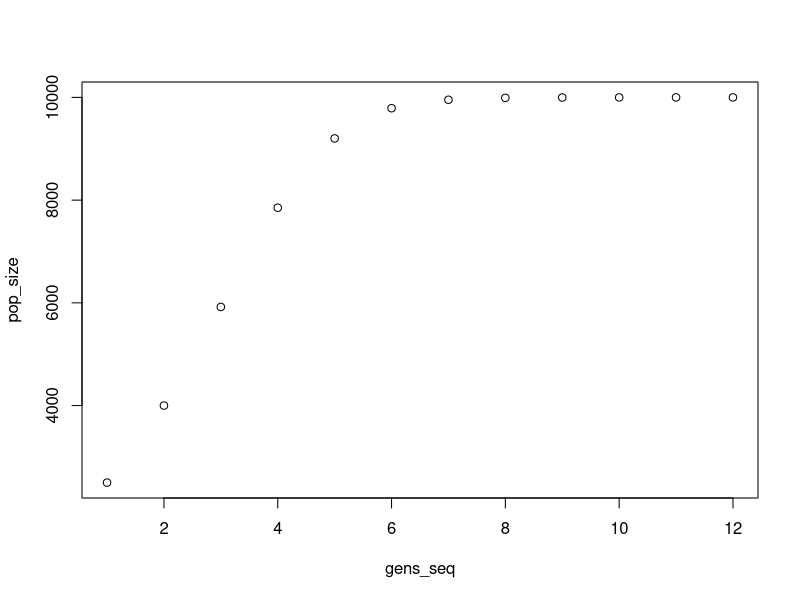
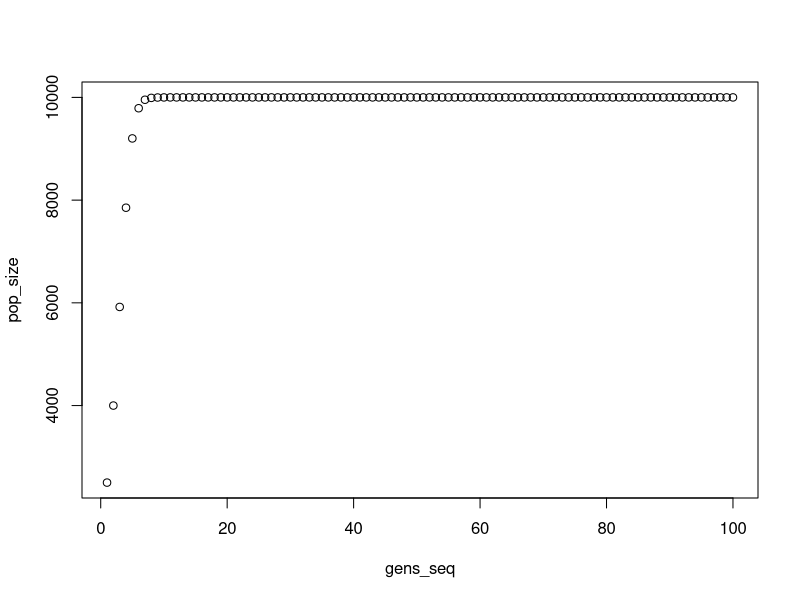

Here is the R script that generated these plots, in order:
# Script for Lab #8 (= Assignment #7)
# Claire Winfrey
# March 12, 2021

#################################################
# Lab 08: Documentation & Metadata
# Problem 3 
#################################################

# Start with the logistic growth model for loop from Lab04, create a function
# that turns returns a vector of population sizes and that plots the results:

# 1. Defining a function that returns just the vector of population sizes (i.e. no plot):
log_growth <- function(r, K, gens, init_pop){
  # r = intrinsic growth rate of population
  # K = population carrying capacity
  # gens = the total number of generations (including the initial pop size)
  # init_pop = the initial population size
  pop_size <- c(init_pop, rep(NA, (gens-1))) #pre-allocate vector to store population
  # sizes at each generation.
  for (i in 2:gens) { #for loop to get population sizes at each generation
    pop_size[i] <- pop_size[i-1] + ( r * pop_size[i-1] * (K - pop_size[i-1])/K )
  }
  return(pop_size)
}

# 2. Now, editing the function above so that it also plots the results!
log_growth_plot <- function(r, K, gens, init_pop){
  # r = intrinsic growth rate of population
  # K = population carrying capacity
  # gens = the total number of generations (including the initial pop size)
  # init_pop = the initial population size
  pop_size <- c(init_pop, rep(NA, (gens-1))) #pre-allocate vector to store population
  gens_seq <- seq(1, gens) # make a vector of values to number each generation
  # sizes at each generation.
  for (i in 2:gens) { #for loop to get population sizes at each generation
    pop_size[i] <- pop_size[i-1] + ( r * pop_size[i-1] * (K - pop_size[i-1])/K )
  } 
  pop_mat <- cbind(gens_seq, pop_size)
  plot(pop_mat) #plot results
  return(pop_mat) #return results
}

# Example where I  call both functions
r1 <- 0.8 #example intrinisic growth rate
K1 <- 10000 #example carrying capacity
gens1 <- 12 #example number of generations
gens2 <- 100 #more generatins for cooler plots
init_pop1 <- 2500 #example initial population size

# Testing the first function out:
results_1 <- log_growth(r1, K1, gens1, init_pop1)
results_1 #returns the population size over 12 generations, as expected

# Testing the second function out:
results_2 <- log_growth_plot(r1, K1, gens1, init_pop1)

# With more gens:
results_3 <- log_growth_plot(r1, K1, gens2, init_pop1)
colnames(results_3) <- c("generations", "abundance")
results_3

# Write data to a file 
# set working directory
# setwd("~/Desktop/Spring_2021/Comp_Bio/CompBio_LabsandHW/Lab08") #greyed out for
# when Sam runs my file!
write.csv(x= results_3, file = "intrinsic_growth_rate.csv", row.names= FALSE)

